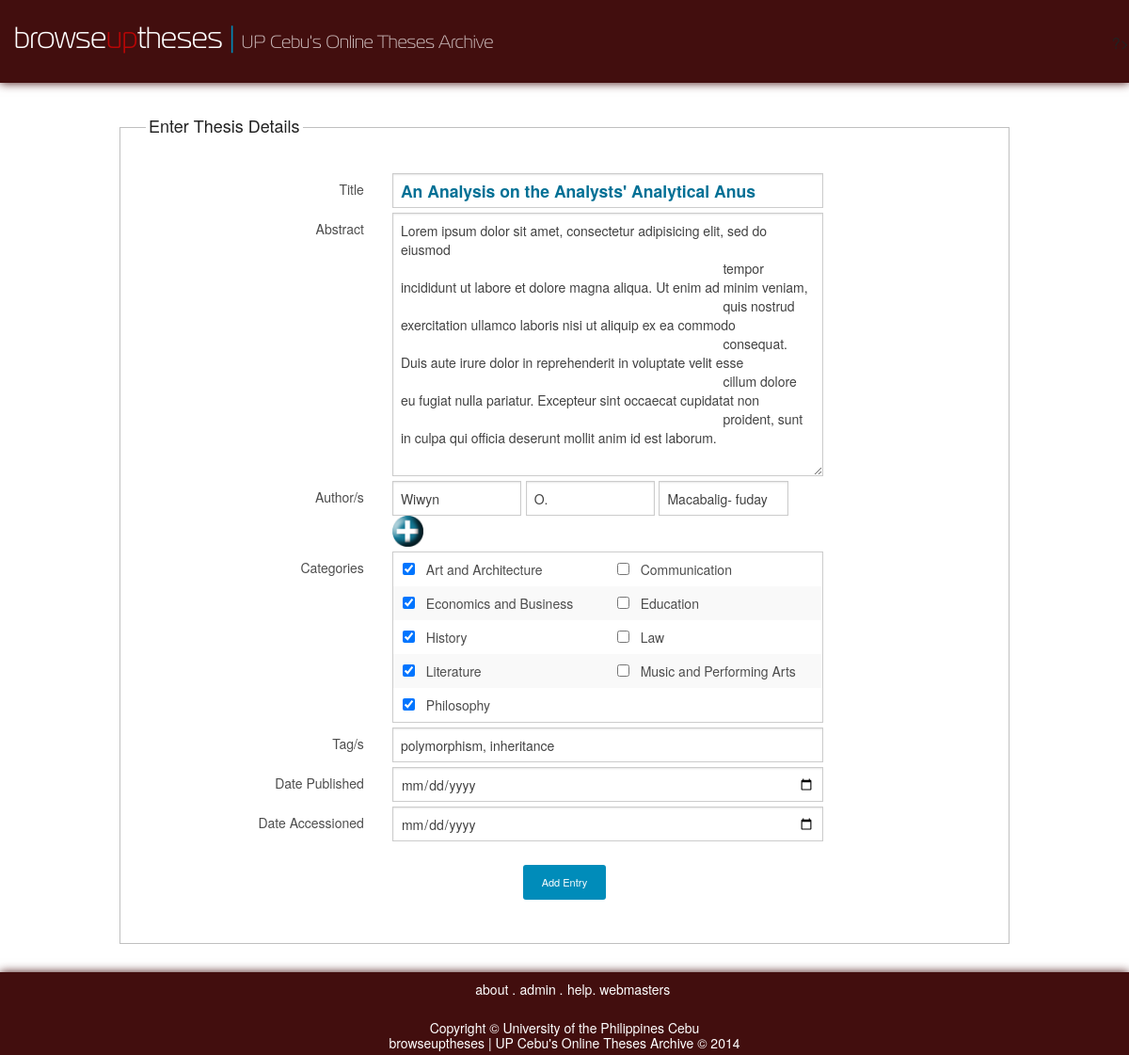
The page /editEntry.php?id=19 on the database its author committed.
### tables this page shows
CREATE TABLE IF NOT EXISTS `thesis` (
  `thesis_id` int(11) NOT NULL AUTO_INCREMENT,
  `title` varchar(255) DEFAULT NULL,
  `abstract` text,
  `date_published` timestamp NULL DEFAULT NULL,
  `date_accessioned` timestamp NULL DEFAULT NULL,
  `date_added` timestamp NOT NULL DEFAULT CURRENT_TIMESTAMP ON UPDATE CURRENT_TIMESTAMP,
  PRIMARY KEY (`thesis_id`)
);

CREATE TABLE IF NOT EXISTS `thesis_researchers` (
  `thesis_id` int(11) NOT NULL DEFAULT '0',
  `researcher_id` int(11) NOT NULL DEFAULT '0',
  PRIMARY KEY (`thesis_id`,`researcher_id`),
  KEY `researcher_id` (`researcher_id`)
);

CREATE TABLE IF NOT EXISTS `researcher` (
  `researcher_id` int(11) NOT NULL AUTO_INCREMENT,
  `res_lname` varchar(255) DEFAULT NULL,
  `res_fname` varchar(255) DEFAULT NULL,
  `res_mname` varchar(255) DEFAULT NULL,
  `course_id` int(11) DEFAULT NULL,
  PRIMARY KEY (`researcher_id`),
  KEY `course_id` (`course_id`)
);

CREATE TABLE IF NOT EXISTS `category` (
  `category_id` int(11) NOT NULL AUTO_INCREMENT,
  `category_name` varchar(255) DEFAULT NULL,
  `counter` int(11) NOT NULL DEFAULT '1',
  `last_search` timestamp NOT NULL DEFAULT CURRENT_TIMESTAMP,
  PRIMARY KEY (`category_id`)
);

### editEntry.php (the view, shortened to what this page needs)
<?php
	$thesis_id = $_GET['id'];
	$thesis = mysql_query("SELECT * FROM thesis WHERE thesis_id = '$thesis_id'");
	$thesis = mysql_fetch_assoc($thesis);
	$thesis['date_published'] = date('Y-m-d', strtotime($thesis['date_published']));
	$thesis['date_accessioned'] = date('Y-m-d', strtotime($thesis['date_accessioned']));
	$res_array = array();
	$researchers = mysql_query(
		"SELECT * FROM researcher
			INNER JOIN thesis_researchers
			ON researcher.researcher_id = thesis_researchers.researcher_id
			WHERE thesis_researchers.thesis_id = '$thesis_id'"
		);
	while ($researcher = mysql_fetch_assoc($researchers)) {
		array_push($res_array, $researcher);
	}
	$tag_array = array();
	$tags = mysql_query(
		"SELECT tags.tag_name FROM tags
			INNER JOIN thesis_tags
			ON tags.tag_id = thesis_tags.tag_id
			WHERE thesis_tags.thesis_id = '$thesis_id'"
		);
	while ($tag = mysql_fetch_assoc($tags)) {
		array_push($tag_array, $tag['tag_name']);
	}
	$th_cat_array = array();
	$thesis_categories = mysql_query("SELECT category_id FROM thesis_categories WHERE thesis_id = '$thesis_id'");
	while ($th_cat = mysql_fetch_assoc($thesis_categories)) {
		array_push($th_cat_array, $th_cat['category_id']);
	}
	$result_array = array();
	$categories = mysql_query("SELECT * FROM category ORDER BY category_name ASC");
	while ($category = mysql_fetch_assoc($categories)) {
		$category['checked'] = (in_array($category['category_id'], $th_cat_array)) ? 'checked' : '';
		array_push($result_array, $category);
	}
?>
<!DOCTYPE html>
<html lang="en">
	<head>
		<?php include('fronts/meta.php'); ?>
	</head>
	<body>
		<div id="main-wrapper">
			<?php include('fronts/header.php'); ?>
			<div id="wrap">
				<div id="main" style="margin: 20px 0">
					<div class="row">
						<div class="large-12 medium-10 small-10 columns">
							<fieldset style="margin-top: 0">
								<legend>
									<h5>Enter Thesis Details</h5>
								</legend>
								<form action="app/editEntry.php" method="POST">
									<div class="row">
										<div class="small-10 columns">
											<div class="small-4 columns">
												<label for="title" class="right inline">Title</label>
											</div>
											<div class="small-8 columns">
									        	<input type="text" id="title" style="font-size: 110%; font-weight: bolder; color: #007095;"
									        	name="title" placeholder="Title of the Thesis" value="<?= $thesis['title']; ?>" required>
									        </div>
									    </div>
									</div>
									<div class="row" style="margin-bottom: 5px">
										<div class="small-10 columns">
											<div class="small-4 columns">
									          	<label for="abstract" class="right inline">Abstract</label>
									        </div>
									        <div class="small-8 columns">
											    <textarea id="abstract" name="abstract" placeholder="Abstract"
											    style="height: 20em; max-width: 100%; font-size: 14px" required><?= str_replace('\\\'', '\'', $thesis['abstract']); ?></textarea>
									        </div>
									    </div>
									</div>
									<div id="addAuthor">
										<div class="row">
											<div class="small-10 columns">
												<div class="small-4 columns">
										        	<label for="author" class="right inline">Author/s</label>
										        </div>
										        <div class="small-8 columns">
													<div id="researchers">
														<?php $i = 0; foreach ($res_array as $researcher) : ?>
															<div id="researcher_<?= $i; ?>" style="margin-bottom: 5px">
																<input type="text" style="width: 30%; display: inline-block" name="researcher[0][fn]" placeholder="First Name" value="<?= $researcher['res_fname']; ?>" required/>
																<input type="text" style="width: 30%; display: inline-block" name="researcher[0][mn]" placeholder="Middle Name" value="<?= $researcher['res_mname']; ?>" required/>
																<input type="text" style="width: 30%; display: inline-block" name="researcher[0][ln]" placeholder="Last Name" value="<?= $researcher['res_lname']; ?>" required/>
																<?php if ($i != 0) { ?>
																	<img style="display: inline-block; width: 33px" src="images/delete-tiny.png" onclick="fadeOut('#researcher_<?= $i; ?>')" />
																<?php } else { ?>
																	<img style="display: inline-block; width: 33px" src="images/add-tiny.png" onclick="addAuth()" />
																<?php } ?>
															</div>
														<?php $i++; endforeach; ?>
													</div>
										        </div>
									   	    </div>
										</div>
									</div>
									<div class="row">
										<div class="small-10 columns">
											<div class="small-4 columns">
									       		<label for="select" class="right inline">Categories</label>
									        </div>
									        <div class="small-8 columns">
									        	<table style="width: 100%; border: 1px solid #CCC; padding: 11px 0 0 11px; margin-bottom: 5px">
									        		<?php for ($i = 0; $i < sizeof($result_array); $i+=2) : ?>
									        			<tr>
									        				<td style="width: 50%">
										        				<input type="checkbox" id="cat_<?= $result_array[$i]['category_id']; ?>" name="category[<?= $result_array[$i]['category_id']; ?>]" <?= $result_array[$i]['checked']; ?> style="margin-bottom: 0" value="<?= $result_array[$i]['category_id']; ?>">
												        		<label for="cat_<?= $result_array[$i]['category_id']; ?>"><?= $result_array[$i]['category_name']; ?></label>
											        		</td>
											        		<?php if ($i+1 != sizeof($result_array)) { ?>
											        		<td style="width: 50%">
										        				<input type="checkbox" id="cat_<?= $result_array[$i+1]['category_id']; ?>" name="category[<?= $result_array[$i+1]['category_id']; ?>]" <?= $result_array[$i+1]['checked']; ?> style="margin-bottom: 0" value="<?= $result_array[$i+1]['category_id']; ?>">
												        		<label for="cat_<?= $result_array[$i+1]['category_id']; ?>"><?= $result_array[$i+1]['category_name']; ?></label>
											        		</td>
											        		<?php } else echo '<td style="width: 50%"></td>'; ?>
											        	</tr>
											        <?php endfor; ?>
									        	</table>
									        </div>
									    </div>
									</div>
									<div class="row">
										<div class="small-10 columns">
											<div class="small-4 columns">
												<label for="tags" class="right inline">Tag/s</label>
											</div>
											<div class="small-8 columns">
									        	<input type="text" id="tags" name="tags" placeholder="Tags (separate by comma)" value="<?php
									        		$i = 0; foreach ($tag_array as $tag) {
									        			echo $tag;
									        			if ($i != sizeof($tag_array)-1) {
									        				echo ', ';
									        			}
									        			$i++;
									        		}
									        	?>">
									        </div>
									    </div>
									</div>
								  	<div class="row">
										<div class="small-10 columns">
											<div class="small-4 columns">
									        	<label for="date-published" class="right inline">Date Published</label>
									        </div>
									        <div class="small-8 columns">
									        	<input type="date" id="date-published" name="pub_date" required value="<?= $thesis['date_published']; ?>"/>
									        </div>
									    </div>
									</div>
									<div class="row">
										<div class="small-10 columns">
											<div class="small-4 columns">
									        	<label for="date-accessioned" class="right inline">Date Accessioned</label>
									        </div>
									        <div class="small-8 columns">
									        	<input type="date" id="date-accessioned" name="acc_date" required value="<?= $thesis['date_accessioned']; ?>"/>
									        </div>
									    </div>
									</div>
									<div class="row">
										<div style="text-align: center; margin-top: 20px">
											<input type="submit" class="tiny button radius" value="Add Entry">
										</div>
								    </div>
								</form>
							</fieldset>
						</div>
					</div>
				</div>
			</div>
		</div>
		<?php include('fronts/footer.php'); ?>
	</body>
</html>

### css/styles.css (style rules this page uses)
html { height: 100%; }
body { margin: 0 auto; font-family: 'Segoe UI Semilight', 'Helvetica Neue', Helvetica, Arial, sans-serif; }
#main-wrapper { min-height: 100%; padding-bottom: 87px; }
#wrap { max-width: 980px; margin: 30px auto; position: relative; }
.row { margin-left: 0; }
fieldset { padding: 30px; }
tbody tr td:first-child { font-weight: bold; width: 20%; }

### rows shown on the page
thesis: title "An Analysis on the Analysts' Analytical Anus", abstract "Lorem ipsum dolor sit amet, consectetur adipisicing elit, sed do eiusmod tempor incididunt ut labore et dolore magna aliqua. Ut enim ad minim veniam, quis nostrud exercitation ullamco laboris nisi ut aliquip ex ea commodo consequat. Duis aute irure dolor in reprehenderit in voluptate velit esse cillum dolore eu fugiat nulla pariatur. Excepteur sint occaecat cupidatat non proident, sunt in culpa qui officia deserunt mollit anim id est laborum."
thesis_researchers: researcher.res_fname "Wiwyn", researcher.res_mname "O.", researcher.res_lname "Macabalig- fuday"
category: category_name "Art and Architecture"
category: category_name "Communication"
category: category_name "Economics and Business"
category: category_name "Education"
category: category_name "History"
category: category_name "Law"
category: category_name "Literature"
category: category_name "Music and Performing Arts"
category: category_name "Philosophy"
